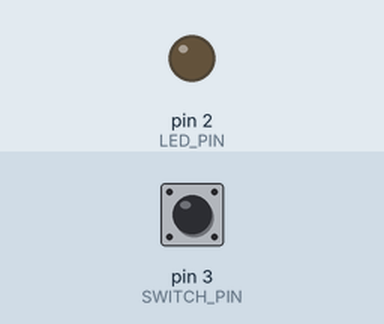
This sketch was run on a simulated Arduino Uno, built with avr-gcc and run on an emulated ATmega328P. Shown: output pins drawn as LEDs (lit = HIGH). Dashed ring = blinking. The inputs (shaded band) are chosen by the test bench; at power-on: pin 3 (SWITCH_PIN) HIGH.

Above: at 1.2 s.
1.3 s: pin 3 (SWITCH_PIN) pulled LOW for 3.2 s
At 2.5 s:
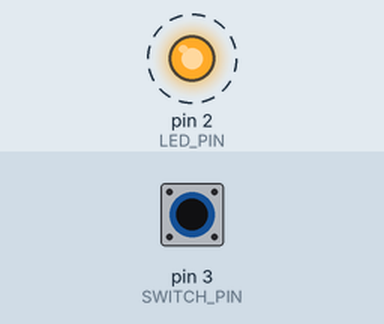
7.2 s: pin 3 (SWITCH_PIN) pulled LOW for 0.15 s
At 8.2 s:
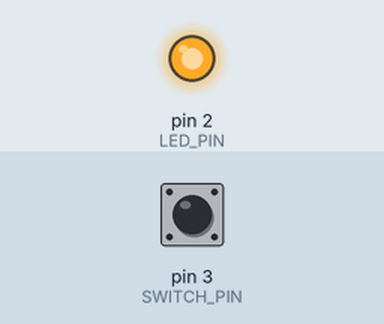
10.3 s: pin 3 (SWITCH_PIN) pulled LOW for 1 s
At 13.3 s:
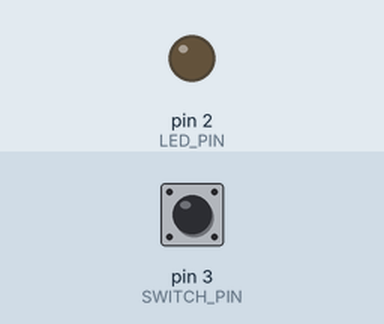
Timing chart, 0 to 14.8 s (numbered marks = the images above; inputs shaded):
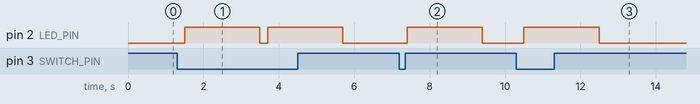

The sketch:

LED_SWITCH.ino
```cpp
#define LED_PIN 2
#define SWITCH_PIN 3

void setup() {
  // put your setup code here, to run once:
  pinMode(LED_PIN,OUTPUT);
  pinMode(SWITCH_PIN,INPUT_PULLUP);
}

void loop() {
  // put your main code here, to run repeatedly:
  if(digitalRead(SWITCH_PIN) == LOW){
    delay(200);
    digitalWrite(LED_PIN,HIGH);
    delay(2000);
    digitalWrite(LED_PIN,LOW);;
  }
}
```

Measured:
- after the input at 1.3 s, pin 2 (LED_PIN): alternates HIGH for 2.0 s and LOW for 0.20 s, starting after 0.20 s
- after the input at 7.2 s, pin 2 (LED_PIN): LOW → HIGH after 0.20 s, → LOW 2.0 s later
- after the input at 10.3 s, pin 2 (LED_PIN): LOW → HIGH after 0.20 s, → LOW 2.0 s later
